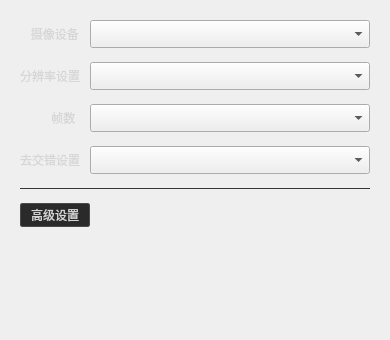
             <widget class="QWidget" name="page_videoDevice">
              <property name="styleSheet">
               <string notr="true">QWidget#page_videoDevice{
background-color: rgb(50, 50, 50);
}</string>
              </property>
              <layout class="QGridLayout" name="gridLayout_5">
               <property name="leftMargin">
                <number>20</number>
               </property>
               <property name="topMargin">
                <number>20</number>
               </property>
               <property name="rightMargin">
                <number>20</number>
               </property>
               <property name="bottomMargin">
                <number>20</number>
               </property>
               <property name="horizontalSpacing">
                <number>0</number>
               </property>
               <property name="verticalSpacing">
                <number>14</number>
               </property>
               <item row="2" column="1" colspan="2">
                <widget class="ComboBox" name="comboBox_deviceResolution">
                 <property name="minimumSize">
                  <size>
                   <width>280</width>
                   <height>28</height>
                  </size>
                 </property>
                </widget>
               </item>
               <item row="12" column="1">
                <spacer name="verticalSpacer_7">
                 <property name="orientation">
                  <enum>Qt::Vertical</enum>
                 </property>
                 <property name="sizeHint" stdset="0">
                  <size>
                   <width>20</width>
                   <height>93</height>
                  </size>
                 </property>
                </spacer>
               </item>
               <item row="6" column="0" colspan="3">
                <widget class="Line" name="line_4T">
                 <property name="minimumSize">
                  <size>
                   <width>0</width>
                   <height>1</height>
                  </size>
                 </property>
                 <property name="maximumSize">
                  <size>
                   <width>16777215</width>
                   <height>1</height>
                  </size>
                 </property>
                 <property name="styleSheet">
                  <string notr="true">background-color: rgb(48, 48, 48);</string>
                 </property>
                 <property name="frameShadow">
                  <enum>QFrame::Sunken</enum>
                 </property>
                 <property name="orientation">
                  <enum>Qt::Horizontal</enum>
                 </property>
                </widget>
               </item>
               <item row="8" column="1" colspan="2">
                <layout class="QHBoxLayout" name="horizontalLayout_6">
                 <property name="spacing">
                  <number>4</number>
                 </property>
                </layout>
               </item>
               <item row="5" column="0">
                <spacer name="verticalSpacer_8">
                 <property name="orientation">
                  <enum>Qt::Vertical</enum>
                 </property>
                 <property name="sizeType">
                  <enum>QSizePolicy::Fixed</enum>
                 </property>
                 <property name="sizeHint" stdset="0">
                  <size>
                   <width>20</width>
                   <height>0</height>
                  </size>
                 </property>
                </spacer>
               </item>
               <item row="3" column="0" alignment="Qt::AlignRight">
                <widget class="QLabel" name="label_14">
                 <property name="minimumSize">
                  <size>
                   <width>60</width>
                   <height>0</height>
                  </size>
                 </property>
                 <property name="styleSheet">
                  <string notr="true">font-size : 12px;
font-family : 微软雅黑;
color :#D6D6D6;</string>
                 </property>
                 <property name="text">
                  <string>  帧数</string>
                 </property>
                 <property name="alignment">
                  <set>Qt::AlignCenter</set>
                 </property>
                </widget>
               </item>
               <item row="3" column="1" colspan="2">
                <widget class="ComboBox" name="comboBox_frame">
                 <property name="minimumSize">
                  <size>
                   <width>280</width>
                   <height>28</height>
                  </size>
                 </property>
                </widget>
               </item>
               <item row="4" column="1" colspan="2">
                <widget class="ComboBox" name="comboBox_deinterLace">
                 <property name="minimumSize">
                  <size>
                   <width>280</width>
                   <height>28</height>
                  </size>
                 </property>
                </widget>
               </item>
               <item row="4" column="0" alignment="Qt::AlignLeft">
                <widget class="QLabel" name="label_15">
                 <property name="minimumSize">
                  <size>
                   <width>60</width>
                   <height>0</height>
                  </size>
                 </property>
                 <property name="styleSheet">
                  <string notr="true">font-size : 12px;
font-family : 微软雅黑;
color :#D6D6D6;</string>
                 </property>
                 <property name="text">
                  <string>去交错设置</string>
                 </property>
                 <property name="alignment">
                  <set>Qt::AlignCenter</set>
                 </property>
                </widget>
               </item>
               <item row="1" column="0" alignment="Qt::AlignLeft">
                <widget class="QLabel" name="label_deviceNum">
                 <property name="minimumSize">
                  <size>
                   <width>60</width>
                   <height>0</height>
                  </size>
                 </property>
                 <property name="styleSheet">
                  <string notr="true">font-size : 12px;
font-family : 微软雅黑;
color :#D6D6D6;</string>
                 </property>
                 <property name="text">
                  <string>   摄像设备</string>
                 </property>
                 <property name="alignment">
                  <set>Qt::AlignCenter</set>
                 </property>
                </widget>
               </item>
               <item row="11" column="0">
                <widget class="QToolButton" name="tBtnAdvancedSetting">
                 <property name="enabled">
                  <bool>true</bool>
                 </property>
                 <property name="minimumSize">
                  <size>
                   <width>70</width>
                   <height>24</height>
                  </size>
                 </property>
                 <property name="styleSheet">
                  <string notr="true">QToolButton{background-color: rgb(42, 42, 42);border: 1px solid rgb(77, 73, 73);border-radius: 2px;font: 12px; color: #D6D6D6;}
QToolButton:hover{background-color: rgb(31, 31, 31);border: 1px solid rgb(77, 73, 73);border-radius: 2px;color: rgb(188, 188, 188);}
QToolButton:disabled{background-color: rgb(42, 42, 42);border: 1px solid rgb(60, 60, 60);border-radius: 2px;font: 12px; color: rgb(60, 60, 60);}


</string>
                 </property>
                 <property name="text">
                  <string>高级设置</string>
                 </property>
                </widget>
               </item>
               <item row="1" column="1" colspan="2">
                <widget class="ComboBox" name="comboBox_device">
                 <property name="minimumSize">
                  <size>
                   <width>280</width>
                   <height>28</height>
                  </size>
                 </property>
                </widget>
               </item>
               <item row="2" column="0" alignment="Qt::AlignLeft">
                <widget class="QLabel" name="label_12">
                 <property name="minimumSize">
                  <size>
                   <width>60</width>
                   <height>0</height>
                  </size>
                 </property>
                 <property name="styleSheet">
                  <string notr="true">font-size : 12px;
font-family : 微软雅黑;
color :#D6D6D6;</string>
                 </property>
                 <property name="text">
                  <string>分辨率设置</string>
                 </property>
                 <property name="alignment">
                  <set>Qt::AlignCenter</set>
                 </property>
                </widget>
               </item>
               <item row="11" column="1">
                <spacer name="horizontalSpacer">
                 <property name="orientation">
                  <enum>Qt::Horizontal</enum>
                 </property>
                 <property name="sizeHint" stdset="0">
                  <size>
                   <width>245</width>
                   <height>21</height>
                  </size>
                 </property>
                </spacer>
               </item>
              </layout>
             </widget>
